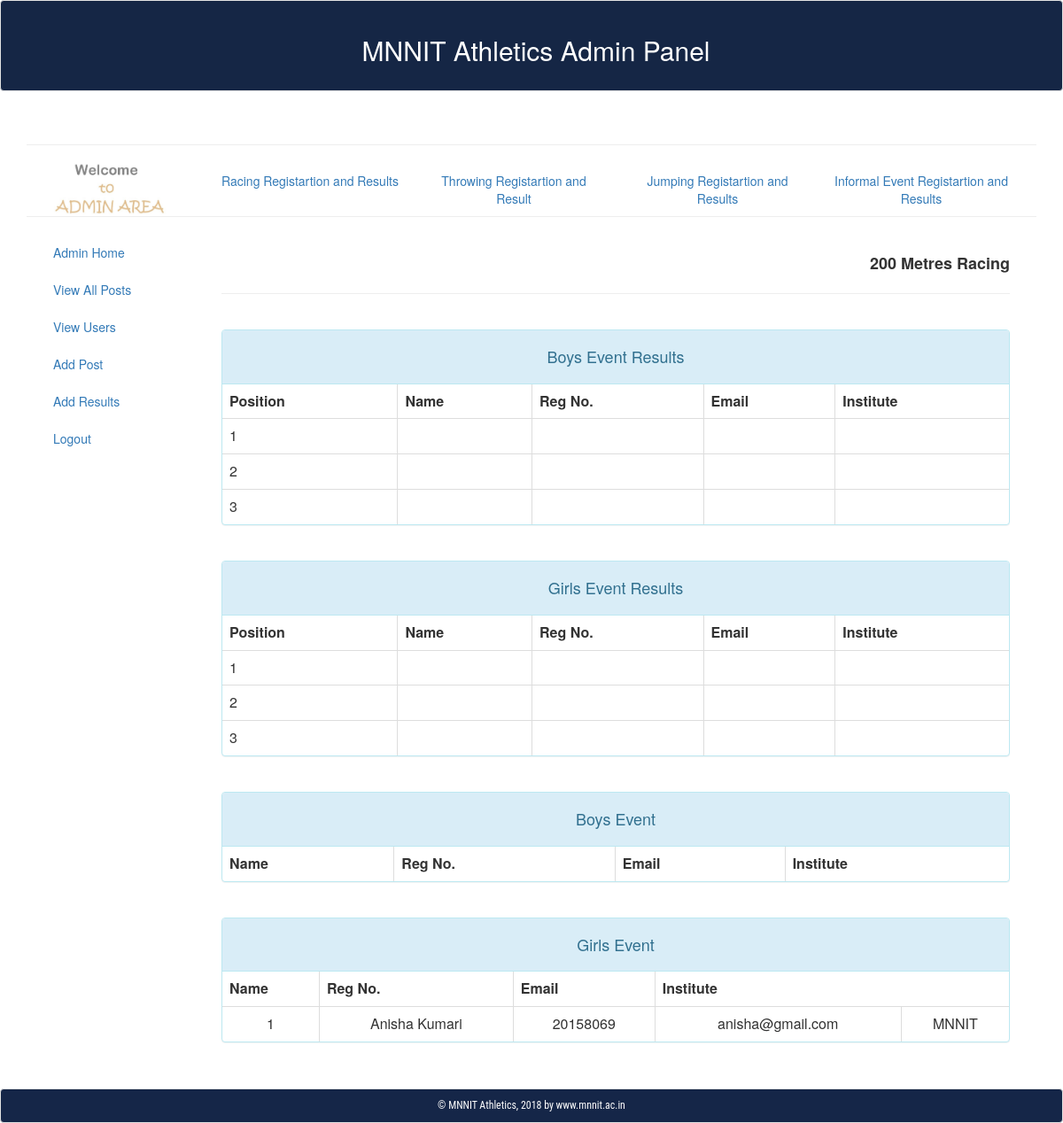
The app's page /admin_area/index.php?event_200mRace with its own data.
### tables this page shows
CREATE TABLE `user` (
  `user_id` int(10) NOT NULL,
  `user_ip` varchar(255) NOT NULL,
  `name` text NOT NULL,
  `reg_no` int(10) NOT NULL,
  `email` varchar(100) NOT NULL,
  `password` varchar(100) NOT NULL,
  `gender` varchar(10) NOT NULL,
  `institute` varchar(255) NOT NULL,
  `course` text NOT NULL,
  `branch` text NOT NULL,
  `contact` varchar(255) NOT NULL,
  `image` text NOT NULL
);

### admin_area/event_200mRace.php (the view, shortened to what this page needs)
<?php
       include("includes/db.php");
	   $get_event = "select * from event_result WHERE event_name='200m Race'";
	   $run_event = mysqli_query($connect,$get_event);
	   $row_event = mysqli_fetch_array($run_event);
		   $id1_b = $row_event['winner1_id_b'];
		   $id2_b = $row_event['winner2_id_b'];
		   $id3_b = $row_event['winner3_id_b'];
		   $id1_g = $row_event['winner1_id_g'];
		   $id2_g = $row_event['winner2_id_g'];
		   $id3_g = $row_event['winner3_id_g'];
	?>
<div class="col-md-12 text-secondary">
	<div class="text-right">
	<br><p><b style='text-align:center;font-size:18px;'>200 Metres Racing</b></p><hr></br>
	</div>
		 <div class="panel panel-default panel-info">
		  	<div class="panel-heading" align='center'><h4 >Boys Event Results</h4></div>
				  	<table class="table table-bordered">
				  		<thead align="center">
				  			<tr>
				  				<th>Position</th>
								<th>Name</th>
								<th>Reg No.</th>
						        <th>Email</th>
								<th>Institute</th>
				  			</tr>
				  		</thead>
					<?php
					   $j=1;
					      list($name,$reg_no,$email,$institute) = get_result($id1_b,$j);
						  $j++;
					   ?>
						   	<tr align='left'>
					            <td align='left'>1</td>
					            <td align='left'> <?php echo $name;?></td>
					            <td align='left'><?php echo $reg_no; ?></td>
					            <td align='left'><?php echo $email; ?></td>
					            <td align='left'><?php echo $institute; ?></td>
					    	</tr>
					<?php
					    list($name,$reg_no,$email,$institute) = get_result($id2_b,$j);
						$j++;
					?>
					        <tr align='left'>
					            <td align='left'>2</td>
					            <td align='left'> <?php echo $name;?></td>
					            <td align='left'><?php echo $reg_no; ?></td>
					            <td align='left'><?php echo $email; ?></td>
					            <td align='left'><?php echo $institute; ?></td>
					    	</tr>
					<?php
					    list($name,$reg_no,$email,$institute) = get_result($id3_b,$j);
					?>
					        <tr align='left'>
					            <td align='left'>3</td>
					            <td align='left'> <?php echo $name;?></td>
					            <td align='left'><?php echo $reg_no; ?></td>
					            <td align='left'><?php echo $email; ?></td>
					            <td align='left'><?php echo $institute; ?></td>
					    	</tr>
					</table>
		</div><br>
</div>
	<div class="col-md-12 text-secondary">
		<div class="panel panel-default panel-info">
		  	<div class="panel-heading" align='center'><h4 >Girls Event Results</h4></div>
				  	<table class="table table-bordered">
				  		<thead align="center">
				  			<tr>
				  				<th>Position</th>
								<th>Name</th>
								<th>Reg No.</th>
						        <th>Email</th>
								<th>Institute</th>
				  			</tr>
				  		</thead>
					<?php
					   $j=1;
					      list($name,$reg_no,$email,$institute) = get_result($id1_g,$j);
						  $j++;
					   ?>
						   	<tr align='left'>
					            <td align='left'>1</td>
					            <td align='left'> <?php echo $name;?></td>
					            <td align='left'><?php echo $reg_no; ?></td>
					            <td align='left'><?php echo $email; ?></td>
					            <td align='left'><?php echo $institute; ?></td>
					    	</tr>
					<?php
					    list($name,$reg_no,$email,$institute) = get_result($id2_g,$j);
						$j++;
					?>
					        <tr align='left'>
					            <td align='left'>2</td>
					            <td align='left'> <?php echo $name;?></td>
					            <td align='left'><?php echo $reg_no; ?></td>
					            <td align='left'><?php echo $email; ?></td>
					            <td align='left'><?php echo $institute; ?></td>
					    	</tr>
					<?php
					    list($name,$reg_no,$email,$institute) = get_result($id3_g,$j);
					?>
					        <tr align='left'>
					            <td align='left'>3</td>
					            <td align='left'> <?php echo $name;?></td>
					            <td align='left'><?php echo $reg_no; ?></td>
					            <td align='left'><?php echo $email; ?></td>
					            <td align='left'><?php echo $institute; ?></td>
					    	</tr>
					</table>
			</div><br>
		</div>
<div class="col-md-12 text-secondary">
		<div class="panel panel-default panel-info">
		  	<div class="panel-heading" align='center'><h4 >Boys Event</h4></div>
				  	<table class="table table-bordered">
				  		<thead align="center">
				  			<tr>
				  				<th<S.No</th>
								<th>Name</th>
								<th>Reg No.</th>
						        <th>Email</th>
								<th>Institute</th>
				  			</tr>
				  		</thead>
		</table>
	</div><br>
</div>
<div class="col-md-12 text-secondary">
		<div class="panel panel-default panel-info">
		  	<div class="panel-heading" align='center'><h4 >Girls Event</h4></div>
				  	<table class="table table-bordered">
				  		<thead align="center">
				  			<tr>
				  				<th<S.No</th>
								<th>Name</th>
								<th>Reg No.</th>
						        <th>Email</th>
								<th>Institute</th>
				  			</tr>
				  		</thead>
		   <?php
		      		include("includes/db.php");
		      		$get_user = "select user_id from registered_participant where event_name='200m Race' and gender='Female'";
	         		$run_user = mysqli_query($connect,$get_user);
			 		$j=0;
			 		while($row_user = mysqli_fetch_array($run_user)){
				 	$j++;
				 	$user = $row_user['user_id'];
				  	$get_userinfo = "select * from user where user_id='$user'";
	              	$run_userinfo = mysqli_query($connect,$get_userinfo);
				   	while($row_userinfo= mysqli_fetch_array($run_userinfo)){
				  	$user_name = $row_userinfo['name'];
		          	$reg_no=$row_userinfo['reg_no'];
		            $email=$row_userinfo['email'];
		            $institute = $row_userinfo['institute'];
	     	  ?>
					<tr align="center">
                        <td><?php echo $j?></td>
		                <td><?php echo $user_name;?></td>
		                <td><?php echo $reg_no;?></td>
		                <td><?php echo $email;?></td>
		                <td><?php echo $institute;?></td>
                    </tr>
			 <?php
			}
			}
		?>
		</table>
	</div><br>
</div>

### records on screen
user: name "Anisha Kumari", reg_no "20158069", email "anisha@gmail.com", institute "MNNIT"
